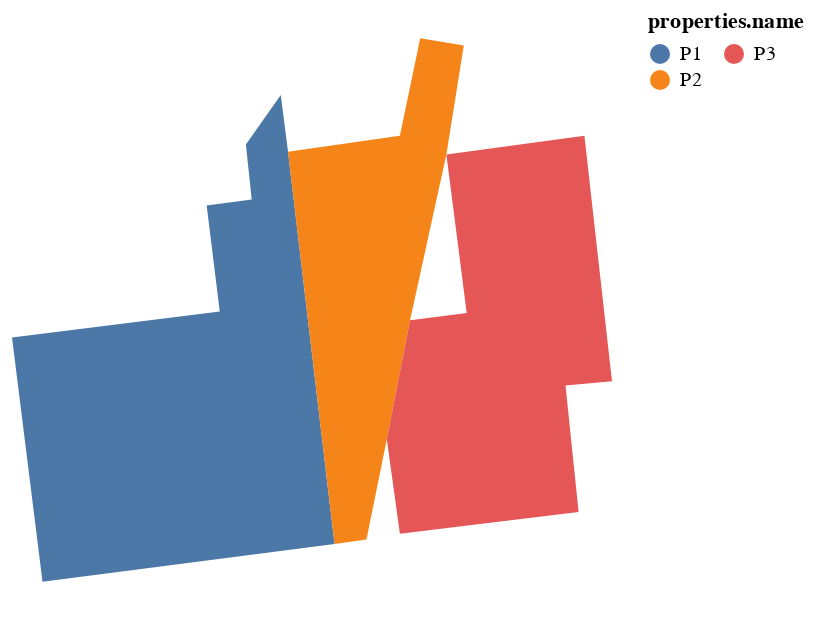

This figure's notebook cell:
### Code cell
topo.to_alt(color='properties.name:N')

### Figure 1 — Vega-Lite specification as saved in the notebook (floating-point values rounded to 4 significant figures)
{"config": {"view": {"continuousWidth": 400, "continuousHeight": 300}}, "data": {"name": "data-fb22bc5f439b0e71d8904af02159afb7", "format": {"feature": "data", "type": "topojson"}}, "mark": "geoshape", "encoding": {"color": {"type": "nominal", "field": "properties.name", "legend": {"columns": 2}}, "tooltip": [{"type": "nominal", "field": "properties.name"}]}, "projection": {"reflectY": true, "type": "identity"}, "width": 300, "$schema": "https://vega.github.io/schema/vega-lite/v4.8.1.json", "datasets": {"data-fb22bc5f439b0e71d8904af02159afb7": {"type": "Topology", "objects": {"data": {"geometries": [{"properties": {"name": "P1"}, "type": "Polygon", "arcs": [[0, -4, 1]]}, {"properties": {"name": "P2"}, "type": "Polygon", "arcs": [[-7, 2, 3, 4]]}, {"properties": {"name": "P3"}, "type": "Polygon", "arcs": [[5, 6, 7]]}], "type": "GeometryCollection"}}, "bbox": [50.8, 72.1, 71.45, 90.8], "arcs": [[[60.05, 88.85], [60.3, 86.9]], [[61.9, 73.4], [51.85, 72.1], [50.8, 80.5], [57.95, 81.4], [57.5, 85.05], [59.05, 85.25], [58.85, 87.15], [60.05, 88.85]], [[63.7, 77.0], [63.0, 73.55], [61.9, 73.4]], [[61.9, 73.4], [60.3, 86.9]], [[60.3, 86.9], [64.15, 87.45], [64.85, 90.8], [66.35, 90.55], [65.75, 86.8], [64.5, 81.1]], [[65.75, 86.8], [70.5, 87.45], [71.45, 79.0], [69.85, 78.85], [70.3, 74.5], [64.15, 73.75], [63.7, 77.0]], [[63.7, 77.0], [64.5, 81.1]], [[64.5, 81.1], [66.45, 81.35], [65.75, 86.8]]]}}}
